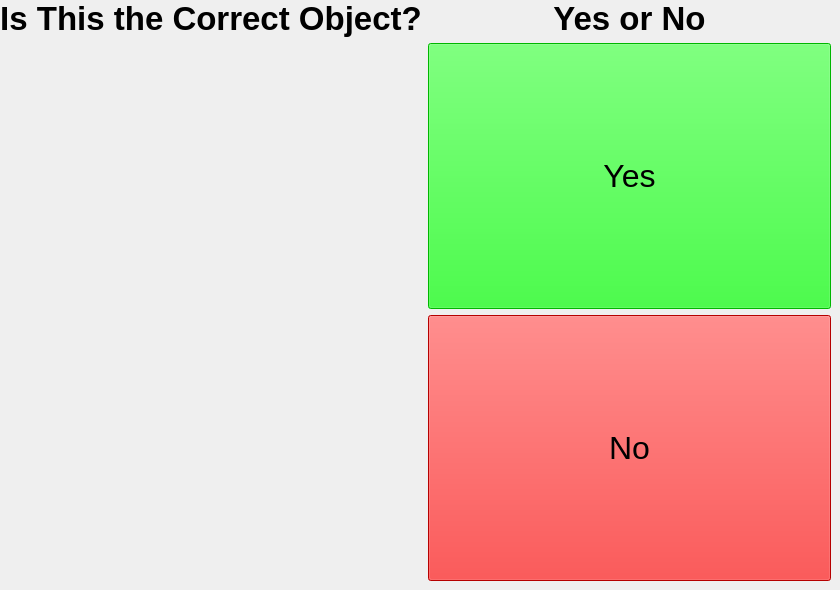
      <widget class="QWidget" name="page_3">
       <widget class="QWidget" name="horizontalLayoutWidget_2">
        <property name="geometry">
         <rect>
          <x>0</x>
          <y>0</y>
          <width>831</width>
          <height>581</height>
         </rect>
        </property>
        <layout class="QHBoxLayout" name="horizontalLayout_4">
         <item>
          <layout class="QVBoxLayout" name="verticalLayout_7">
           <item>
            <widget class="QLabel" name="InstructionLabelPage3">
             <property name="sizePolicy">
              <sizepolicy hsizetype="Preferred" vsizetype="Maximum">
               <horstretch>0</horstretch>
               <verstretch>0</verstretch>
              </sizepolicy>
             </property>
             <property name="palette">
              <palette>
               <active>
                <colorrole role="Button">
                 <brush brushstyle="SolidPattern">
                  <color alpha="255">
                   <red>255</red>
                   <green>255</green>
                   <blue>255</blue>
                  </color>
                 </brush>
                </colorrole>
                <colorrole role="Midlight">
                 <brush brushstyle="SolidPattern">
                  <color alpha="255">
                   <red>255</red>
                   <green>255</green>
                   <blue>255</blue>
                  </color>
                 </brush>
                </colorrole>
                <colorrole role="Dark">
                 <brush brushstyle="SolidPattern">
                  <color alpha="255">
                   <red>127</red>
                   <green>127</green>
                   <blue>127</blue>
                  </color>
                 </brush>
                </colorrole>
                <colorrole role="Mid">
                 <brush brushstyle="SolidPattern">
                  <color alpha="255">
                   <red>170</red>
                   <green>170</green>
                   <blue>170</blue>
                  </color>
                 </brush>
                </colorrole>
                <colorrole role="Window">
                 <brush brushstyle="SolidPattern">
                  <color alpha="255">
                   <red>255</red>
                   <green>255</green>
                   <blue>255</blue>
                  </color>
                 </brush>
                </colorrole>
                <colorrole role="Shadow">
                 <brush brushstyle="SolidPattern">
                  <color alpha="255">
                   <red>0</red>
                   <green>0</green>
                   <blue>0</blue>
                  </color>
                 </brush>
                </colorrole>
                <colorrole role="AlternateBase">
                 <brush brushstyle="SolidPattern">
                  <color alpha="255">
                   <red>255</red>
                   <green>255</green>
                   <blue>255</blue>
                  </color>
                 </brush>
                </colorrole>
               </active>
               <inactive>
                <colorrole role="Button">
                 <brush brushstyle="SolidPattern">
                  <color alpha="255">
                   <red>255</red>
                   <green>255</green>
                   <blue>255</blue>
                  </color>
                 </brush>
                </colorrole>
                <colorrole role="Midlight">
                 <brush brushstyle="SolidPattern">
                  <color alpha="255">
                   <red>255</red>
                   <green>255</green>
                   <blue>255</blue>
                  </color>
                 </brush>
                </colorrole>
                <colorrole role="Dark">
                 <brush brushstyle="SolidPattern">
                  <color alpha="255">
                   <red>127</red>
                   <green>127</green>
                   <blue>127</blue>
                  </color>
                 </brush>
                </colorrole>
                <colorrole role="Mid">
                 <brush brushstyle="SolidPattern">
                  <color alpha="255">
                   <red>170</red>
                   <green>170</green>
                   <blue>170</blue>
                  </color>
                 </brush>
                </colorrole>
                <colorrole role="Window">
                 <brush brushstyle="SolidPattern">
                  <color alpha="255">
                   <red>255</red>
                   <green>255</green>
                   <blue>255</blue>
                  </color>
                 </brush>
                </colorrole>
                <colorrole role="Shadow">
                 <brush brushstyle="SolidPattern">
                  <color alpha="255">
                   <red>0</red>
                   <green>0</green>
                   <blue>0</blue>
                  </color>
                 </brush>
                </colorrole>
                <colorrole role="AlternateBase">
                 <brush brushstyle="SolidPattern">
                  <color alpha="255">
                   <red>255</red>
                   <green>255</green>
                   <blue>255</blue>
                  </color>
                 </brush>
                </colorrole>
               </inactive>
               <disabled>
                <colorrole role="Button">
                 <brush brushstyle="SolidPattern">
                  <color alpha="255">
                   <red>255</red>
                   <green>255</green>
                   <blue>255</blue>
                  </color>
                 </brush>
                </colorrole>
                <colorrole role="Midlight">
                 <brush brushstyle="SolidPattern">
                  <color alpha="255">
                   <red>255</red>
                   <green>255</green>
                   <blue>255</blue>
                  </color>
                 </brush>
                </colorrole>
                <colorrole role="Dark">
                 <brush brushstyle="SolidPattern">
                  <color alpha="255">
                   <red>127</red>
                   <green>127</green>
                   <blue>127</blue>
                  </color>
                 </brush>
                </colorrole>
                <colorrole role="Mid">
                 <brush brushstyle="SolidPattern">
                  <color alpha="255">
                   <red>170</red>
                   <green>170</green>
                   <blue>170</blue>
                  </color>
                 </brush>
                </colorrole>
                <colorrole role="Window">
                 <brush brushstyle="SolidPattern">
                  <color alpha="255">
                   <red>255</red>
                   <green>255</green>
                   <blue>255</blue>
                  </color>
                 </brush>
                </colorrole>
                <colorrole role="Shadow">
                 <brush brushstyle="SolidPattern">
                  <color alpha="255">
                   <red>0</red>
                   <green>0</green>
                   <blue>0</blue>
                  </color>
                 </brush>
                </colorrole>
                <colorrole role="AlternateBase">
                 <brush brushstyle="SolidPattern">
                  <color alpha="255">
                   <red>255</red>
                   <green>255</green>
                   <blue>255</blue>
                  </color>
                 </brush>
                </colorrole>
               </disabled>
              </palette>
             </property>
             <property name="font">
              <font>
               <pointsize>25</pointsize>
               <bold>true</bold>
              </font>
             </property>
             <property name="frameShape">
              <enum>QFrame::NoFrame</enum>
             </property>
             <property name="text">
              <string>Is This the Correct Object?</string>
             </property>
             <property name="scaledContents">
              <bool>false</bool>
             </property>
             <property name="alignment">
              <set>Qt::AlignCenter</set>
             </property>
            </widget>
           </item>
           <item>
            <widget class="SceneViewer" name="DisplayImage">
             <property name="enabled">
              <bool>true</bool>
             </property>
             <property name="sizePolicy">
              <sizepolicy hsizetype="Minimum" vsizetype="Minimum">
               <horstretch>0</horstretch>
               <verstretch>0</verstretch>
              </sizepolicy>
             </property>
             <property name="frameShape">
              <enum>QFrame::NoFrame</enum>
             </property>
             <property name="text">
              <string/>
             </property>
             <property name="pixmap">
              <pixmap>../../catkin_ws/src/stretch_ros/stretch_gui_client/stretch_uml/src/stretch_uml/loading_icon.png</pixmap>
             </property>
             <property name="scaledContents">
              <bool>true</bool>
             </property>
            </widget>
           </item>
          </layout>
         </item>
         <item>
          <layout class="QVBoxLayout" name="verticalLayout_8">
           <item>
            <widget class="QLabel" name="ConfirmLabel">
             <property name="sizePolicy">
              <sizepolicy hsizetype="Minimum" vsizetype="Maximum">
               <horstretch>0</horstretch>
               <verstretch>0</verstretch>
              </sizepolicy>
             </property>
             <property name="palette">
              <palette>
               <active>
                <colorrole role="Button">
                 <brush brushstyle="SolidPattern">
                  <color alpha="255">
                   <red>255</red>
                   <green>255</green>
                   <blue>255</blue>
                  </color>
                 </brush>
                </colorrole>
                <colorrole role="Midlight">
                 <brush brushstyle="SolidPattern">
                  <color alpha="255">
                   <red>255</red>
                   <green>255</green>
                   <blue>255</blue>
                  </color>
                 </brush>
                </colorrole>
                <colorrole role="Dark">
                 <brush brushstyle="SolidPattern">
                  <color alpha="255">
                   <red>127</red>
                   <green>127</green>
                   <blue>127</blue>
                  </color>
                 </brush>
                </colorrole>
                <colorrole role="Mid">
                 <brush brushstyle="SolidPattern">
                  <color alpha="255">
                   <red>170</red>
                   <green>170</green>
                   <blue>170</blue>
                  </color>
                 </brush>
                </colorrole>
                <colorrole role="Window">
                 <brush brushstyle="SolidPattern">
                  <color alpha="255">
                   <red>255</red>
                   <green>255</green>
                   <blue>255</blue>
                  </color>
                 </brush>
                </colorrole>
                <colorrole role="Shadow">
                 <brush brushstyle="SolidPattern">
                  <color alpha="255">
                   <red>0</red>
                   <green>0</green>
                   <blue>0</blue>
                  </color>
                 </brush>
                </colorrole>
                <colorrole role="AlternateBase">
                 <brush brushstyle="SolidPattern">
                  <color alpha="255">
                   <red>255</red>
                   <green>255</green>
                   <blue>255</blue>
                  </color>
                 </brush>
                </colorrole>
               </active>
               <inactive>
                <colorrole role="Button">
                 <brush brushstyle="SolidPattern">
                  <color alpha="255">
                   <red>255</red>
                   <green>255</green>
                   <blue>255</blue>
                  </color>
                 </brush>
                </colorrole>
                <colorrole role="Midlight">
                 <brush brushstyle="SolidPattern">
                  <color alpha="255">
                   <red>255</red>
                   <green>255</green>
                   <blue>255</blue>
                  </color>
                 </brush>
                </colorrole>
                <colorrole role="Dark">
                 <brush brushstyle="SolidPattern">
                  <color alpha="255">
                   <red>127</red>
                   <green>127</green>
                   <blue>127</blue>
                  </color>
                 </brush>
                </colorrole>
                <colorrole role="Mid">
                 <brush brushstyle="SolidPattern">
                  <color alpha="255">
                   <red>170</red>
                   <green>170</green>
                   <blue>170</blue>
                  </color>
                 </brush>
                </colorrole>
                <colorrole role="Window">
                 <brush brushstyle="SolidPattern">
                  <color alpha="255">
                   <red>255</red>
                   <green>255</green>
                   <blue>255</blue>
                  </color>
                 </brush>
                </colorrole>
                <colorrole role="Shadow">
                 <brush brushstyle="SolidPattern">
                  <color alpha="255">
                   <red>0</red>
                   <green>0</green>
                   <blue>0</blue>
                  </color>
                 </brush>
                </colorrole>
                <colorrole role="AlternateBase">
                 <brush brushstyle="SolidPattern">
                  <color alpha="255">
                   <red>255</red>
                   <green>255</green>
                   <blue>255</blue>
                  </color>
                 </brush>
                </colorrole>
               </inactive>
               <disabled>
                <colorrole role="Button">
                 <brush brushstyle="SolidPattern">
                  <color alpha="255">
                   <red>255</red>
                   <green>255</green>
                   <blue>255</blue>
                  </color>
                 </brush>
                </colorrole>
                <colorrole role="Midlight">
                 <brush brushstyle="SolidPattern">
                  <color alpha="255">
                   <red>255</red>
                   <green>255</green>
                   <blue>255</blue>
                  </color>
                 </brush>
                </colorrole>
                <colorrole role="Dark">
                 <brush brushstyle="SolidPattern">
                  <color alpha="255">
                   <red>127</red>
                   <green>127</green>
                   <blue>127</blue>
                  </color>
                 </brush>
                </colorrole>
                <colorrole role="Mid">
                 <brush brushstyle="SolidPattern">
                  <color alpha="255">
                   <red>170</red>
                   <green>170</green>
                   <blue>170</blue>
                  </color>
                 </brush>
                </colorrole>
                <colorrole role="Window">
                 <brush brushstyle="SolidPattern">
                  <color alpha="255">
                   <red>255</red>
                   <green>255</green>
                   <blue>255</blue>
                  </color>
                 </brush>
                </colorrole>
                <colorrole role="Shadow">
                 <brush brushstyle="SolidPattern">
                  <color alpha="255">
                   <red>0</red>
                   <green>0</green>
                   <blue>0</blue>
                  </color>
                 </brush>
                </colorrole>
                <colorrole role="AlternateBase">
                 <brush brushstyle="SolidPattern">
                  <color alpha="255">
                   <red>255</red>
                   <green>255</green>
                   <blue>255</blue>
                  </color>
                 </brush>
                </colorrole>
               </disabled>
              </palette>
             </property>
             <property name="font">
              <font>
               <pointsize>25</pointsize>
               <bold>true</bold>
              </font>
             </property>
             <property name="text">
              <string>Yes or No</string>
             </property>
             <property name="scaledContents">
              <bool>false</bool>
             </property>
             <property name="alignment">
              <set>Qt::AlignCenter</set>
             </property>
            </widget>
           </item>
           <item>
            <widget class="QPushButton" name="ConfirmButtonYes">
             <property name="enabled">
              <bool>true</bool>
             </property>
             <property name="sizePolicy">
              <sizepolicy hsizetype="Preferred" vsizetype="Preferred">
               <horstretch>0</horstretch>
               <verstretch>0</verstretch>
              </sizepolicy>
             </property>
             <property name="palette">
              <palette>
               <active>
                <colorrole role="Button">
                 <brush brushstyle="SolidPattern">
                  <color alpha="255">
                   <red>0</red>
                   <green>255</green>
                   <blue>0</blue>
                  </color>
                 </brush>
                </colorrole>
                <colorrole role="Light">
                 <brush brushstyle="SolidPattern">
                  <color alpha="255">
                   <red>127</red>
                   <green>255</green>
                   <blue>127</blue>
                  </color>
                 </brush>
                </colorrole>
                <colorrole role="Midlight">
                 <brush brushstyle="SolidPattern">
                  <color alpha="255">
                   <red>63</red>
                   <green>255</green>
                   <blue>63</blue>
                  </color>
                 </brush>
                </colorrole>
                <colorrole role="Dark">
                 <brush brushstyle="SolidPattern">
                  <color alpha="255">
                   <red>0</red>
                   <green>127</green>
                   <blue>0</blue>
                  </color>
                 </brush>
                </colorrole>
                <colorrole role="Mid">
                 <brush brushstyle="SolidPattern">
                  <color alpha="255">
                   <red>0</red>
                   <green>170</green>
                   <blue>0</blue>
                  </color>
                 </brush>
                </colorrole>
                <colorrole role="Window">
                 <brush brushstyle="SolidPattern">
                  <color alpha="255">
                   <red>0</red>
                   <green>255</green>
                   <blue>0</blue>
                  </color>
                 </brush>
                </colorrole>
                <colorrole role="Shadow">
                 <brush brushstyle="SolidPattern">
                  <color alpha="255">
                   <red>0</red>
                   <green>0</green>
                   <blue>0</blue>
                  </color>
                 </brush>
                </colorrole>
                <colorrole role="AlternateBase">
                 <brush brushstyle="SolidPattern">
                  <color alpha="255">
                   <red>127</red>
                   <green>255</green>
                   <blue>127</blue>
                  </color>
                 </brush>
                </colorrole>
               </active>
               <inactive>
                <colorrole role="Button">
                 <brush brushstyle="SolidPattern">
                  <color alpha="255">
                   <red>0</red>
                   <green>255</green>
                   <blue>0</blue>
                  </color>
                 </brush>
                </colorrole>
                <colorrole role="Light">
                 <brush brushstyle="SolidPattern">
                  <color alpha="255">
                   <red>127</red>
                   <green>255</green>
                   <blue>127</blue>
                  </color>
                 </brush>
                </colorrole>
                <colorrole role="Midlight">
                 <brush brushstyle="SolidPattern">
                  <color alpha="255">
                   <red>63</red>
                   <green>255</green>
                   <blue>63</blue>
                  </color>
                 </brush>
                </colorrole>
                <colorrole role="Dark">
                 <brush brushstyle="SolidPattern">
                  <color alpha="255">
                   <red>0</red>
                   <green>127</green>
                   <blue>0</blue>
                  </color>
                 </brush>
                </colorrole>
                <colorrole role="Mid">
                 <brush brushstyle="SolidPattern">
                  <color alpha="255">
                   <red>0</red>
                   <green>170</green>
                   <blue>0</blue>
                  </color>
                 </brush>
                </colorrole>
                <colorrole role="Window">
                 <brush brushstyle="SolidPattern">
                  <color alpha="255">
                   <red>0</red>
                   <green>255</green>
                   <blue>0</blue>
                  </color>
                 </brush>
                </colorrole>
                <colorrole role="Shadow">
                 <brush brushstyle="SolidPattern">
                  <color alpha="255">
                   <red>0</red>
                   <green>0</green>
                   <blue>0</blue>
                  </color>
                 </brush>
                </colorrole>
                <colorrole role="AlternateBase">
                 <brush brushstyle="SolidPattern">
                  <color alpha="255">
                   <red>127</red>
                   <green>255</green>
                   <blue>127</blue>
                  </color>
                 </brush>
                </colorrole>
               </inactive>
               <disabled>
                <colorrole role="Button">
                 <brush brushstyle="SolidPattern">
                  <color alpha="255">
                   <red>0</red>
                   <green>255</green>
                   <blue>0</blue>
                  </color>
                 </brush>
                </colorrole>
                <colorrole role="Light">
                 <brush brushstyle="SolidPattern">
                  <color alpha="255">
                   <red>127</red>
                   <green>255</green>
                   <blue>127</blue>
                  </color>
                 </brush>
                </colorrole>
                <colorrole role="Midlight">
                 <brush brushstyle="SolidPattern">
                  <color alpha="255">
                   <red>63</red>
                   <green>255</green>
                   <blue>63</blue>
                  </color>
                 </brush>
                </colorrole>
                <colorrole role="Dark">
                 <brush brushstyle="SolidPattern">
                  <color alpha="255">
                   <red>0</red>
                   <green>127</green>
                   <blue>0</blue>
                  </color>
                 </brush>
                </colorrole>
                <colorrole role="Mid">
                 <brush brushstyle="SolidPattern">
                  <color alpha="255">
                   <red>0</red>
                   <green>170</green>
                   <blue>0</blue>
                  </color>
                 </brush>
                </colorrole>
                <colorrole role="Window">
                 <brush brushstyle="SolidPattern">
                  <color alpha="255">
                   <red>0</red>
                   <green>255</green>
                   <blue>0</blue>
                  </color>
                 </brush>
                </colorrole>
                <colorrole role="Shadow">
                 <brush brushstyle="SolidPattern">
                  <color alpha="255">
                   <red>0</red>
                   <green>0</green>
                   <blue>0</blue>
                  </color>
                 </brush>
                </colorrole>
                <colorrole role="AlternateBase">
                 <brush brushstyle="SolidPattern">
                  <color alpha="255">
                   <red>0</red>
                   <green>255</green>
                   <blue>0</blue>
                  </color>
                 </brush>
                </colorrole>
               </disabled>
              </palette>
             </property>
             <property name="font">
              <font>
               <pointsize>24</pointsize>
              </font>
             </property>
             <property name="text">
              <string>Yes</string>
             </property>
            </widget>
           </item>
           <item>
            <widget class="QPushButton" name="ConfirmButtonNo">
             <property name="sizePolicy">
              <sizepolicy hsizetype="Preferred" vsizetype="Preferred">
               <horstretch>0</horstretch>
               <verstretch>0</verstretch>
              </sizepolicy>
             </property>
             <property name="palette">
              <palette>
               <active>
                <colorrole role="Button">
                 <brush brushstyle="SolidPattern">
                  <color alpha="255">
                   <red>255</red>
                   <green>0</green>
                   <blue>0</blue>
                  </color>
                 </brush>
                </colorrole>
                <colorrole role="Light">
                 <brush brushstyle="SolidPattern">
                  <color alpha="255">
                   <red>255</red>
                   <green>127</green>
                   <blue>127</blue>
                  </color>
                 </brush>
                </colorrole>
                <colorrole role="Midlight">
                 <brush brushstyle="SolidPattern">
                  <color alpha="255">
                   <red>255</red>
                   <green>63</green>
                   <blue>63</blue>
                  </color>
                 </brush>
                </colorrole>
                <colorrole role="Dark">
                 <brush brushstyle="SolidPattern">
                  <color alpha="255">
                   <red>127</red>
                   <green>0</green>
                   <blue>0</blue>
                  </color>
                 </brush>
                </colorrole>
                <colorrole role="Mid">
                 <brush brushstyle="SolidPattern">
                  <color alpha="255">
                   <red>170</red>
                   <green>0</green>
                   <blue>0</blue>
                  </color>
                 </brush>
                </colorrole>
                <colorrole role="Window">
                 <brush brushstyle="SolidPattern">
                  <color alpha="255">
                   <red>255</red>
                   <green>0</green>
                   <blue>0</blue>
                  </color>
                 </brush>
                </colorrole>
                <colorrole role="Shadow">
                 <brush brushstyle="SolidPattern">
                  <color alpha="255">
                   <red>0</red>
                   <green>0</green>
                   <blue>0</blue>
                  </color>
                 </brush>
                </colorrole>
                <colorrole role="AlternateBase">
                 <brush brushstyle="SolidPattern">
                  <color alpha="255">
                   <red>255</red>
                   <green>127</green>
                   <blue>127</blue>
                  </color>
                 </brush>
                </colorrole>
               </active>
               <inactive>
                <colorrole role="Button">
                 <brush brushstyle="SolidPattern">
                  <color alpha="255">
                   <red>255</red>
                   <green>0</green>
                   <blue>0</blue>
                  </color>
                 </brush>
                </colorrole>
                <colorrole role="Light">
                 <brush brushstyle="SolidPattern">
                  <color alpha="255">
                   <red>255</red>
                   <green>127</green>
                   <blue>127</blue>
                  </color>
                 </brush>
                </colorrole>
                <colorrole role="Midlight">
                 <brush brushstyle="SolidPattern">
                  <color alpha="255">
                   <red>255</red>
                   <green>63</green>
                   <blue>63</blue>
                  </color>
                 </brush>
                </colorrole>
                <colorrole role="Dark">
                 <brush brushstyle="SolidPattern">
                  <color alpha="255">
                   <red>127</red>
                   <green>0</green>
                   <blue>0</blue>
                  </color>
                 </brush>
                </colorrole>
                <colorrole role="Mid">
                 <brush brushstyle="SolidPattern">
                  <color alpha="255">
                   <red>170</red>
                   <green>0</green>
                   <blue>0</blue>
                  </color>
                 </brush>
                </colorrole>
                <colorrole role="Window">
                 <brush brushstyle="SolidPattern">
                  <color alpha="255">
                   <red>255</red>
                   <green>0</green>
                   <blue>0</blue>
                  </color>
                 </brush>
                </colorrole>
                <colorrole role="Shadow">
                 <brush brushstyle="SolidPattern">
                  <color alpha="255">
                   <red>0</red>
                   <green>0</green>
                   <blue>0</blue>
                  </color>
                 </brush>
                </colorrole>
                <colorrole role="AlternateBase">
                 <brush brushstyle="SolidPattern">
                  <color alpha="255">
                   <red>255</red>
                   <green>127</green>
                   <blue>127</blue>
                  </color>
                 </brush>
                </colorrole>
               </inactive>
               <disabled>
                <colorrole role="Button">
                 <brush brushstyle="SolidPattern">
                  <color alpha="255">
                   <red>255</red>
                   <green>0</green>
                   <blue>0</blue>
                  </color>
                 </brush>
                </colorrole>
                <colorrole role="Light">
                 <brush brushstyle="SolidPattern">
                  <color alpha="255">
                   <red>255</red>
                   <green>127</green>
                   <blue>127</blue>
                  </color>
                 </brush>
                </colorrole>
                <colorrole role="Midlight">
                 <brush brushstyle="SolidPattern">
                  <color alpha="255">
                   <red>255</red>
                   <green>63</green>
                   <blue>63</blue>
                  </color>
                 </brush>
                </colorrole>
                <colorrole role="Dark">
                 <brush brushstyle="SolidPattern">
                  <color alpha="255">
                   <red>127</red>
                   <green>0</green>
                   <blue>0</blue>
                  </color>
                 </brush>
                </colorrole>
                <colorrole role="Mid">
                 <brush brushstyle="SolidPattern">
                  <color alpha="255">
                   <red>170</red>
                   <green>0</green>
                   <blue>0</blue>
                  </color>
                 </brush>
                </colorrole>
                <colorrole role="Window">
                 <brush brushstyle="SolidPattern">
                  <color alpha="255">
                   <red>255</red>
                   <green>0</green>
                   <blue>0</blue>
                  </color>
                 </brush>
                </colorrole>
                <colorrole role="Shadow">
                 <brush brushstyle="SolidPattern">
                  <color alpha="255">
                   <red>0</red>
                   <green>0</green>
                   <blue>0</blue>
                  </color>
                 </brush>
                </colorrole>
                <colorrole role="AlternateBase">
                 <brush brushstyle="SolidPattern">
                  <color alpha="255">
                   <red>255</red>
                   <green>0</green>
                   <blue>0</blue>
                  </color>
                 </brush>
                </colorrole>
               </disabled>
              </palette>
             </property>
             <property name="font">
              <font>
               <pointsize>24</pointsize>
              </font>
             </property>
             <property name="text">
              <string>No</string>
             </property>
             <property name="default">
              <bool>false</bool>
             </property>
            </widget>
           </item>
          </layout>
         </item>
        </layout>
       </widget>
      </widget>
